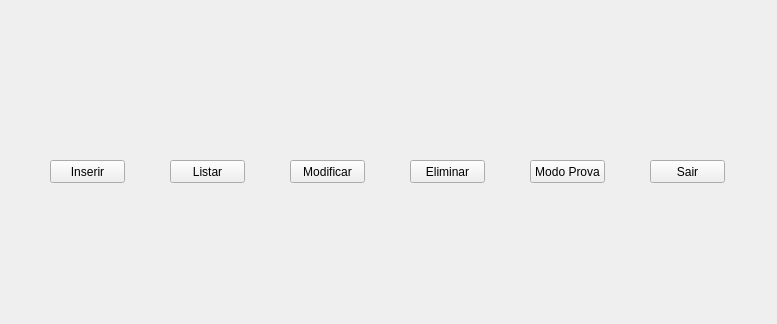
<?xml version="1.0" encoding="UTF-8"?>
<ui version="4.0">
 <class>QtGuiClass</class>
 <widget class="QWidget" name="QtGuiClass">
  <property name="geometry">
   <rect>
    <x>0</x>
    <y>0</y>
    <width>777</width>
    <height>324</height>
   </rect>
  </property>
  <property name="windowTitle">
   <string>QtGuiClass</string>
  </property>
  <widget class="QPushButton" name="pushButton">
   <property name="geometry">
    <rect>
     <x>50</x>
     <y>160</y>
     <width>75</width>
     <height>23</height>
    </rect>
   </property>
   <property name="text">
    <string>Inserir</string>
   </property>
  </widget>
  <widget class="QPushButton" name="pushButton_2">
   <property name="geometry">
    <rect>
     <x>170</x>
     <y>160</y>
     <width>75</width>
     <height>23</height>
    </rect>
   </property>
   <property name="text">
    <string>Listar</string>
   </property>
  </widget>
  <widget class="QPushButton" name="pushButton_3">
   <property name="geometry">
    <rect>
     <x>290</x>
     <y>160</y>
     <width>75</width>
     <height>23</height>
    </rect>
   </property>
   <property name="text">
    <string>Modificar</string>
   </property>
  </widget>
  <widget class="QPushButton" name="pushButton_4">
   <property name="geometry">
    <rect>
     <x>410</x>
     <y>160</y>
     <width>75</width>
     <height>23</height>
    </rect>
   </property>
   <property name="text">
    <string>Eliminar</string>
   </property>
  </widget>
  <widget class="QPushButton" name="pushButton_5">
   <property name="geometry">
    <rect>
     <x>530</x>
     <y>160</y>
     <width>75</width>
     <height>23</height>
    </rect>
   </property>
   <property name="text">
    <string>Modo Prova</string>
   </property>
  </widget>
  <widget class="QPushButton" name="pushButton_6">
   <property name="geometry">
    <rect>
     <x>650</x>
     <y>160</y>
     <width>75</width>
     <height>23</height>
    </rect>
   </property>
   <property name="text">
    <string>Sair</string>
   </property>
  </widget>
 </widget>
 <layoutdefault spacing="6" margin="11"/>
 <resources/>
 <connections/>
</ui>
